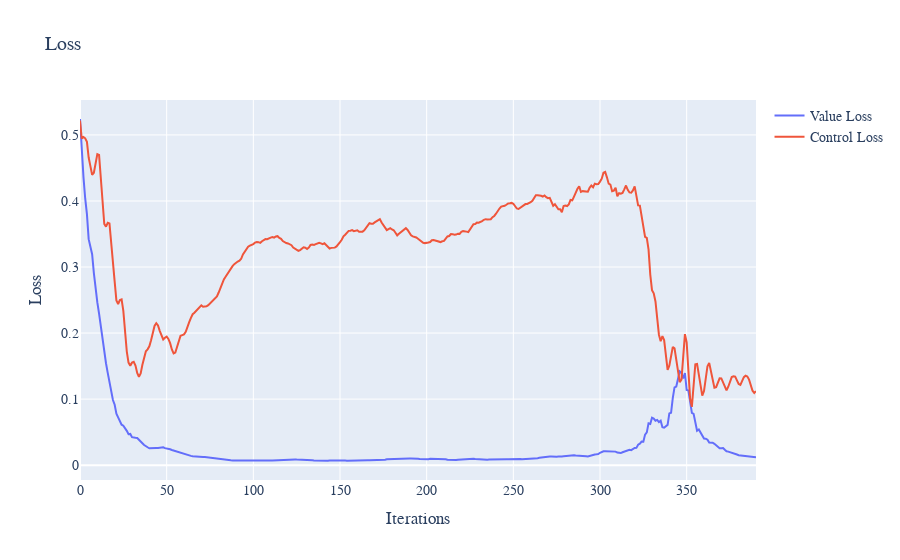

The cell this chart's notebook holds for it:
### Code cell
LQR_MODEL_CONFIG = {
    "hidden_dim": 64,
    "learning_rate": 5e-3,
    "loss_weights": (1, 1),
    "lr_decay": 0.99,
    "sampling_method": "uniform",
    "network_type": "GRU",
    "optimiser": "Adam",
    "delay_control": 2,
    "alpha_noise": 0.1
}
eq = LQR()
model = LQR_MODEL_CONFIG
solver = DGMPIASolver(model, eq)
loss = np.array(list(solver.train(400)))
plot_losses(loss)

### Figure 1 — Plotly figure (JSON) as saved in the notebook; plotly's stock layout.template omitted (floating-point values rounded to 4 significant figures; data arrays with more than 128 entries replaced by an {"elided": "..."} marker saying what was removed)
{"data": [{"mode": "lines", "name": "Value Loss", "type": "scatter", "x": {"elided": "391 int values"}, "xaxis": "x", "y": {"elided": "391 float values"}, "yaxis": "y"}, {"mode": "lines", "name": "Control Loss", "type": "scatter", "x": {"elided": "391 int values"}, "xaxis": "x", "y": {"elided": "391 float values"}, "yaxis": "y"}], "layout": {"font": {"family": "Courier New, monospace", "size": 14}, "title": {"text": "Loss"}, "xaxis": {"anchor": "y", "domain": [0, 1], "title": {"text": "Iterations"}}, "yaxis": {"anchor": "x", "domain": [0, 1], "title": {"text": "Loss"}}}}
